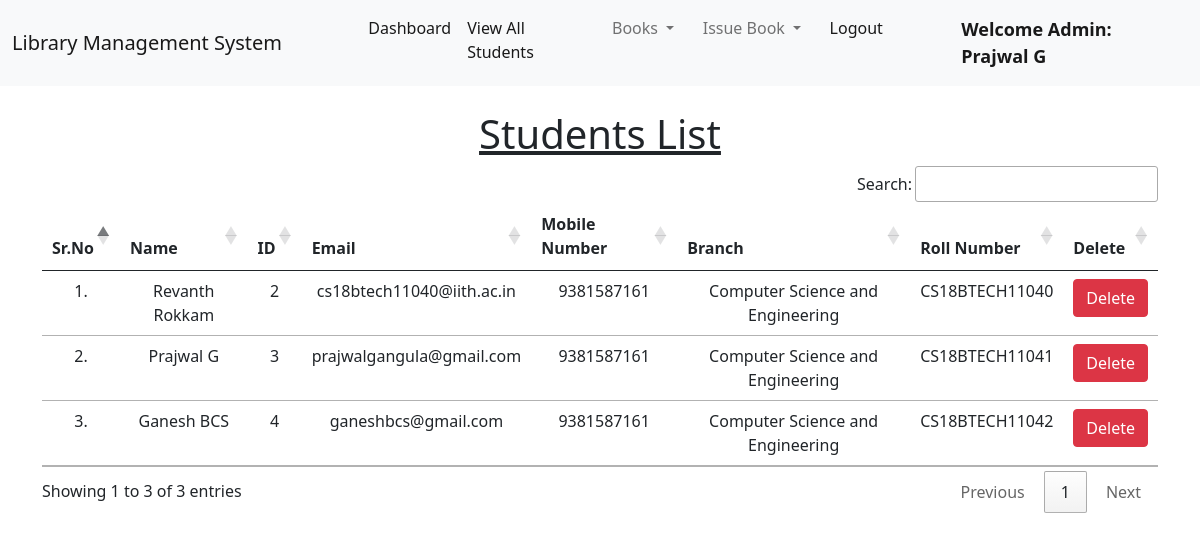
Page /view_students/ (signed in) on the earlier database version.
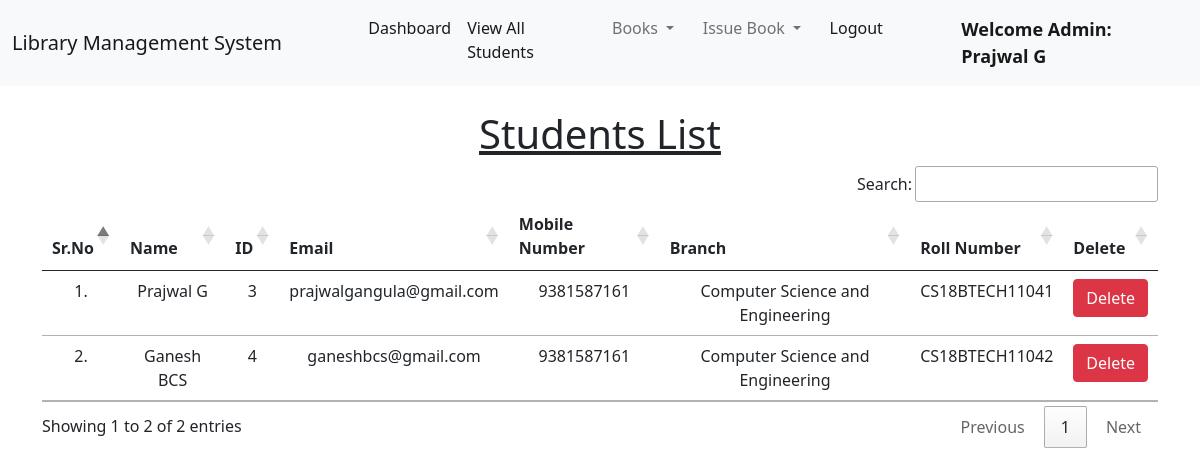
Same page on the later database version.
### base/models.py (models this page shows, shortened)
class Student(models.Model):
    user = models.OneToOneField(User, on_delete=models.CASCADE)
    branch = models.CharField(max_length=10)
    roll_no = models.CharField(max_length=3, blank=True)
    phone = models.CharField(max_length=10, blank=True)
    image = models.ImageField(upload_to="", blank=True)

### base/views.py (the view)
# urls.py: path("view_students/", views.view_students, name="view_students"),
@login_required(login_url = '/admin_login')
def view_students(request):
    students = Student.objects.all()
    return render(request, "view_students.html", {'students':students})

### base/templates/view_students.html (shortened to what this page needs)
{% extends 'admin_navbar.html' %}
{% load static %}
{% block body %}
<div class="container mt-4">
    <h1 class="text-center"><u>Students List</u></h1>
    <table class="table table-hover" id="example">
        <thead>
            <tr class="text-center">
                <th>Sr.No</th>
                <th>Name</th>
                <th>ID</th>
                <th>Email</th>
                <th>Mobile Number</th>
                <th>Branch</th>
                <th>Roll Number</th>
                <th>Delete</th>
            </tr>
        </thead>
        <tbody>
            {% for student in students %}
            <tr class="text-center">
                <td>{{forloop.counter}}.</td>
                <td>{{student.user.get_full_name}}</td>
                <td>{{student.user.id}}</td>
                <td>{{student.user.email}}</td>
                <td>{{student.phone}}</td>
                <td>{{student.branch}}</td>
                <td>{{student.roll_no}}</td>
                <td><a href="/delete_student/{{student.id}}/" class="btn btn-danger" onclick="return confirm('Are you sure you want to delete this student? Are you sure the student returned all the reserved books?')">Delete</a></td>
            </tr>
            {% endfor %}
        </tbody>
    </table>
    </div>
{% endblock %}

Differences in the rows shown:
removed Student: user.get_full_name "Revanth Rokkam", user.id "2", user.email "cs18btech11040@iith.ac.in", phone "9381587161", branch "Computer Science and Engineering", roll_no "CS18BTECH11040"
Other differences:
text written by a page script: "Search: Showing 1 to 3 of 3 entries Previous 1 Next" → "Search: Showing 1 to 2 of 2 entries Previous 1 Next"
